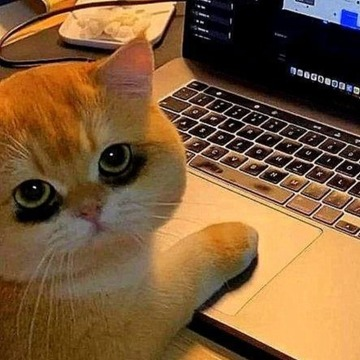
#> input picture Computer_Vision/cat.bmp, 360 x 360 px
$ python 07_Embossing.py
#> lines starting #> are read from the running program, lines starting #| are printed output that depends on the picture
import cv2
import numpy as np

src = cv2.imread('cat.bmp', cv2.IMREAD_GRAYSCALE)
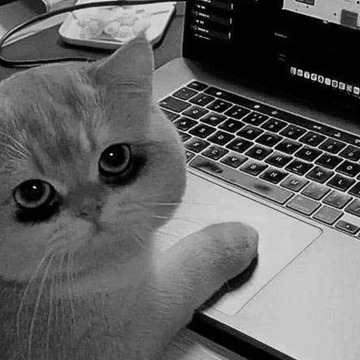
#> src: shape (360, 360); min 0, max 255, mean 97.3

if src is None:
    print('Image load failed!')
    exit()

emboss = np.array([[-1, -1,  0],
                   [-1,  0,  1],
                   [ 0,  1,  1]], np.float32)

dst = cv2.filter2D(src, -1, emboss, delta=128) # 128을 더해야 입체감이 잘 나옴
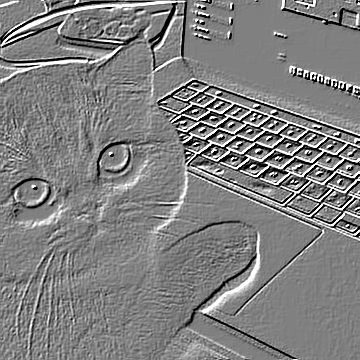
#> dst: shape (360, 360); min 0, max 255, mean 127.8

cv2.imshow('src', src)
cv2.imshow('dst', dst)

cv2.waitKey()
cv2.destroyAllWindows()
